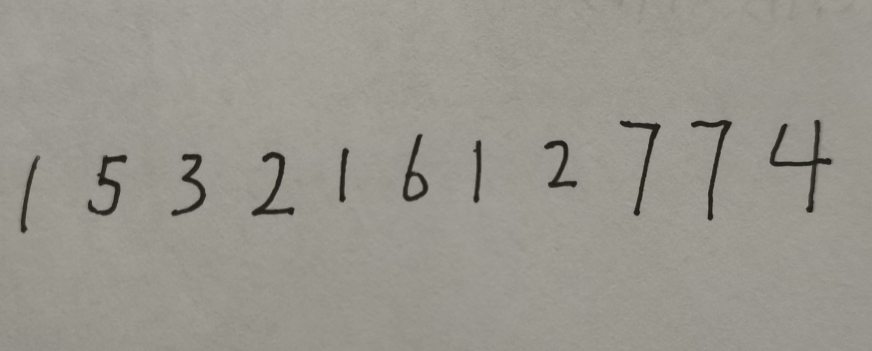
#> input picture input18.png, 1744 x 702 px (shown at 1/2 size)
$ python test.py   (older library calls are emulated)
#> lines starting #> are read from the running program, lines starting #| are printed output that depends on the picture; after the words box and inside, x2 and y2 are one past the last pixel; in counts of white or black regions, pixels touching at a corner belong together
### images.py
from PIL import Image
import numpy as np
import matplotlib.pyplot as plt
def picture_tow_valued(image):
    # 把图片转为numpy类型
    image_np=np.array(image)
    # 计算图片离散度
    discretization=image_np.mean()-image_np.std()
    discretization=int(discretization)
    discretization=120
    # 循环图片上每一个点
    for i in range(image_np.shape[0]):
        for j in range(image_np.shape[1]):
            # 把大于离散度的数值变为0,小于的变为1,图片就变成了只有两个数值的黑白图片
            if image_np[i,j]>discretization:
                image_np[i,j]=0
            else:
                image_np[i,j]=1

    '''
    有些图片有瑕疵,边缘没有处理会影响切图,吧边缘数字全部变为0(黑色)
    '''
    for i in range(image_np.shape[0]):
        for j in range(image_np.shape[1]):
            if i == 0 or i == (image_np.shape[0]-1):
                image_np[i,j]=0
                continue
            if j == 0 or j == (image_np.shape[1]-1):
                image_np[i,j]=0
                continue
    print(image_np)
    return image_np

def cut_picture_rank(image):
    image0=[]
    image1=[]
    #  按照图片的列切
    for i in range(image.shape[1]):
        # 如果行全部是0就证明这一行没有数字
        if any(image[:,i]):
            image1.append(image[:,i])
        else:
            # 检测到数字的末尾
            if any(image[:,i-1]) and len(image1)>8:
                image0.append(image1)
                image1=[]
    # list转numpy类型
    for i,j in enumerate(image0):
        image0[i]=np.array(j).T
    return image0

def cut_picture_row(image):
    image0=[]
    image1=[]
    for z in image:
        #  按照图片的行切
        for i in range(z.shape[0]):
            # 如果行全部是0就证明这一行没有数字
            if any(z[i,:]):
                image1.append(z[i,:])
            else:
                # 检测到数字的末尾 并且高度要大于8 筛选出去一些躁点
                if any(z[i-1,:]) and len(image1)>8:
                    image0.append(image1)
                    image1=[]
    for i,j in enumerate(image0):
        image0[i]=np.array(j)
    return image0

# [9 lines left out: function save_picture, not called in this run]

def make_picture_square(image):
    n=np.shape(image)
    print(n[0])
    list=[]
    for i in range(n[0]):
        shape=np.shape(image[i])
        print(shape)
        if image[i].ndim == 2 and shape[1]>10 and shape[0]>10:
            if shape[0]>shape[1]:
                add_h = int((shape[0]-shape[1])/2)+64
                add_h_np = np.zeros((shape[0],add_h),dtype=int)
                add_v_np = np.zeros((64,shape[1]+2*add_h),dtype=int)
                image[i] = np.hstack((add_h_np,image[i],add_h_np))
                image[i] = np.vstack((add_v_np,image[i],add_v_np))
            elif shape[1]>shape[0]:
                add_v = int((shape[1]-shape[0])/2)+64
                add_v_np = np.zeros((add_v,shape[1]),dtype=int)
                add_h_np = np.zeros((shape[0]+2*add_v,64),dtype=int)
                image[i] = np.vstack((add_v_np,image[i],add_v_np))
                image[i] = np.hstack((add_h_np,image[i],add_h_np))
            else:
                continue
        else:
            list.append(i)
    image = np.delete(image, list, axis=0)
    return image


def images_processing(image_name='test.png'):
    img=Image.open(image_name)
    image=img.convert("L")
    # plt.imshow(image)
    image_np = picture_tow_valued(image)
    image_rank = cut_picture_rank(image_np)
    image_row = cut_picture_row(image_rank)
    image_square = make_picture_square(image_row)
    save_picture(image_square)

# [2 lines that do not run on import are left out]

### test.py
from main import *
from image_to_data import image_to_data
from images import images_processing

images_processing('input18.png')
#> in images_processing, img is the input picture: PIL image 1744x702 RGBA; mean R, G, B, A 153.4, 150.2, 142, 255
#> in picture_tow_valued, `discretization=image_np.mean()-image_np.std()`: discretization = 135
#> after the loop in picture_tow_valued, `for i in range(image_np.shape[0]):`:
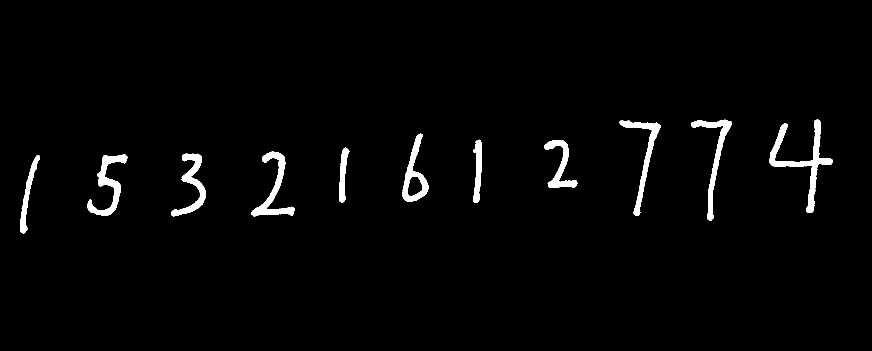
#> image_np: shape (702, 1744) (shown at 1/2 size); values 0 (black) and 1 (white), 2.2% white; 12 white regions (1 under 20 px), largest, box (x1, y1, x2, y2) and area: (1539, 239, 1665, 426) 4258, (503, 303, 589, 433) 2902, (175, 309, 255, 432) 2880
#> (printed output is left out)
#> after the loop in cut_picture_rank, `for i in range(image.shape[1]):`: image0 = 11 items; image1 = []
#> the loop in cut_picture_rank, `for i,j in enumerate(image0):` made 11 passes
#> in images_processing, `image_rank = cut_picture_rank(image_np)`: image_rank = 11 items
#> the loop in cut_picture_row, `for z in image:` made 11 passes
#> after the loop in cut_picture_row, `for z in image:`: image1 = []
#> the loop in cut_picture_row, `for i,j in enumerate(image0):` made 11 passes
#> in images_processing, `image_row = cut_picture_row(image_rank)`: image_row = 11 items
#> (the run stopped early here; a loop or call above may not have finished)
